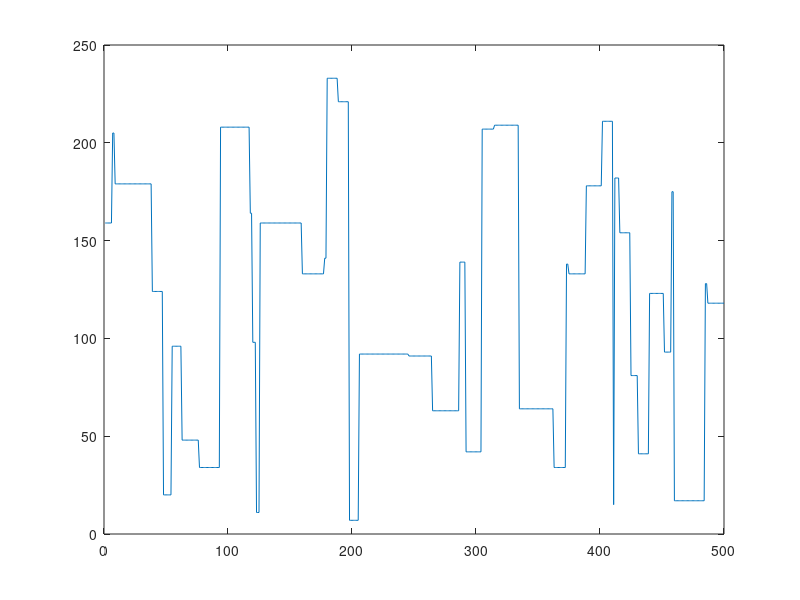

MATLAB code to generate this figure:
mu = 10; % parametre pour la loi exponentielle
N = 500; % nombre de pixel
k = 1; % compteur a ne pas toucher
Suite_symbole = zeros(1,N); % Preallocation de la memoire

while(k<N)
    i = floor(rand*256);  % Une intensite entre 0 et 255
    for j = 1:ceil(exprnd(mu))
        Suite_symbole(k) = i; % propager i sur j pixel
        k = k+1;
    end
end

R = Suite_symbole(1:500);  % On ampute le signal des valeurs en trop

plot(R)
